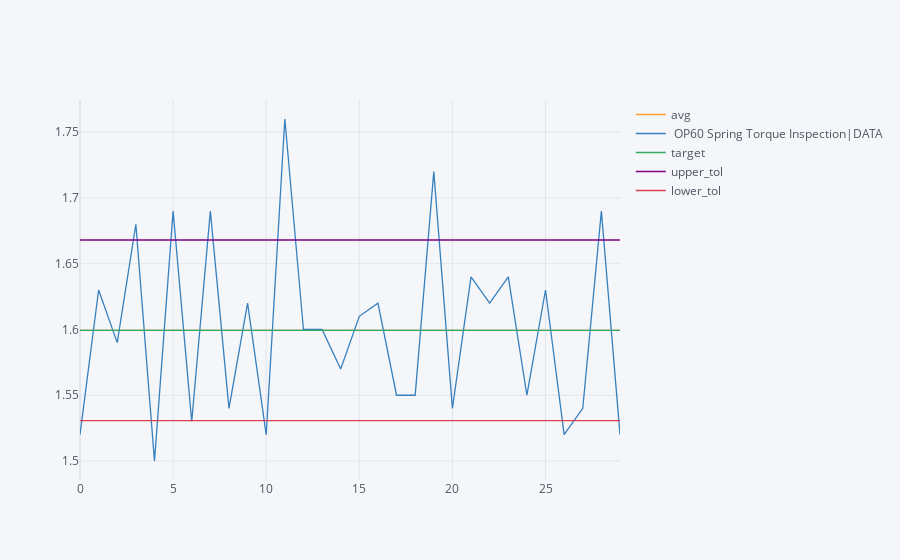

The code cell stored with this chart in its notebook:
### Code cell
#fig=plt.figure(figsize=(25,10))
df.iplot(x='number',y=['avg',var,'target','upper_tol','lower_tol'])

#plt.title('Tolerance Chart')
#plt.xlabel('number')
#plt.ylabel('{}'.format(y_label))

### Figure 1 — Plotly figure (JSON) as saved in the notebook; plotly's stock layout.template omitted (floating-point values rounded to 4 significant figures)
{"data": [{"line": {"color": "rgba(255, 153, 51, 1.0)", "dash": "solid", "shape": "linear", "width": 1.3}, "mode": "lines", "name": "avg", "text": "", "type": "scatter", "x": [0, 1, 2, 3, 4, 5, 6, 7, 8, 9, 10, 11, 12, 13, 14, 15, 16, 17, 18, 19, 20, 21, 22, 23, 24, 25, 26, 27, 28, 29], "y": [1.599, 1.599, 1.599, 1.599, 1.599, 1.599, 1.599, 1.599, 1.599, 1.599, 1.599, 1.599, 1.599, 1.599, 1.599, 1.599, 1.599, 1.599, 1.599, 1.599, 1.599, 1.599, 1.599, 1.599, 1.599, 1.599, 1.599, 1.599, 1.599, 1.599]}, {"line": {"color": "rgba(55, 128, 191, 1.0)", "dash": "solid", "shape": "linear", "width": 1.3}, "mode": "lines", "name": " OP60 Spring Torque Inspection|DATA", "text": "", "type": "scatter", "x": [0, 1, 2, 3, 4, 5, 6, 7, 8, 9, 10, 11, 12, 13, 14, 15, 16, 17, 18, 19, 20, 21, 22, 23, 24, 25, 26, 27, 28, 29], "y": [1.52, 1.63, 1.59, 1.68, 1.5, 1.69, 1.53, 1.69, 1.54, 1.62, 1.52, 1.76, 1.6, 1.6, 1.57, 1.61, 1.62, 1.55, 1.55, 1.72, 1.54, 1.64, 1.62, 1.64, 1.55, 1.63, 1.52, 1.54, 1.69, 1.52]}, {"line": {"color": "rgba(50, 171, 96, 1.0)", "dash": "solid", "shape": "linear", "width": 1.3}, "mode": "lines", "name": "target", "text": "", "type": "scatter", "x": [0, 1, 2, 3, 4, 5, 6, 7, 8, 9, 10, 11, 12, 13, 14, 15, 16, 17, 18, 19, 20, 21, 22, 23, 24, 25, 26, 27, 28, 29], "y": [1.599, 1.599, 1.599, 1.599, 1.599, 1.599, 1.599, 1.599, 1.599, 1.599, 1.599, 1.599, 1.599, 1.599, 1.599, 1.599, 1.599, 1.599, 1.599, 1.599, 1.599, 1.599, 1.599, 1.599, 1.599, 1.599, 1.599, 1.599, 1.599, 1.599]}, {"line": {"color": "rgba(128, 0, 128, 1.0)", "dash": "solid", "shape": "linear", "width": 1.3}, "mode": "lines", "name": "upper_tol", "text": "", "type": "scatter", "x": [0, 1, 2, 3, 4, 5, 6, 7, 8, 9, 10, 11, 12, 13, 14, 15, 16, 17, 18, 19, 20, 21, 22, 23, 24, 25, 26, 27, 28, 29], "y": [1.668, 1.668, 1.668, 1.668, 1.668, 1.668, 1.668, 1.668, 1.668, 1.668, 1.668, 1.668, 1.668, 1.668, 1.668, 1.668, 1.668, 1.668, 1.668, 1.668, 1.668, 1.668, 1.668, 1.668, 1.668, 1.668, 1.668, 1.668, 1.668, 1.668]}, {"line": {"color": "rgba(219, 64, 82, 1.0)", "dash": "solid", "shape": "linear", "width": 1.3}, "mode": "lines", "name": "lower_tol", "text": "", "type": "scatter", "x": [0, 1, 2, 3, 4, 5, 6, 7, 8, 9, 10, 11, 12, 13, 14, 15, 16, 17, 18, 19, 20, 21, 22, 23, 24, 25, 26, 27, 28, 29], "y": [1.531, 1.531, 1.531, 1.531, 1.531, 1.531, 1.531, 1.531, 1.531, 1.531, 1.531, 1.531, 1.531, 1.531, 1.531, 1.531, 1.531, 1.531, 1.531, 1.531, 1.531, 1.531, 1.531, 1.531, 1.531, 1.531, 1.531, 1.531, 1.531, 1.531]}], "layout": {"legend": {"bgcolor": "#F5F6F9", "font": {"color": "#4D5663"}}, "paper_bgcolor": "#F5F6F9", "plot_bgcolor": "#F5F6F9", "title": {"font": {"color": "#4D5663"}}, "xaxis": {"gridcolor": "#E1E5ED", "showgrid": true, "tickfont": {"color": "#4D5663"}, "title": {"font": {"color": "#4D5663"}, "text": ""}, "zerolinecolor": "#E1E5ED"}, "yaxis": {"gridcolor": "#E1E5ED", "showgrid": true, "tickfont": {"color": "#4D5663"}, "title": {"font": {"color": "#4D5663"}, "text": ""}, "zerolinecolor": "#E1E5ED"}}}
